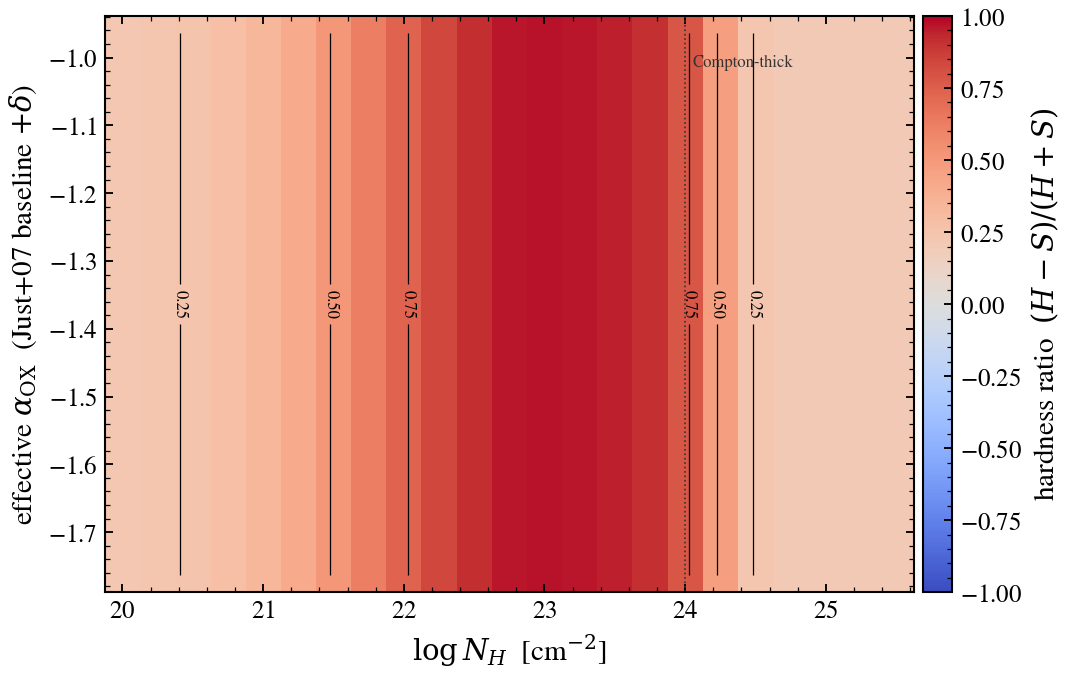

Source code (Python):
"""
Hardness ratio across the alpha_OX vs log N_H plane
====================================================

The CIGALE-faithful obscured-AGN spectral model combines two knobs
that classification surveys often confound: ``delta_alpha_ox``
(offset from the empirical alpha_OX-L_2500 relation, controlling the
intrinsic X-ray-to-UV ratio) and ``log N_H`` (line-of-sight column
density, suppressing soft-band flux through ``zphabs × cabs``). We
compute the hardness ratio HR = (H - S) / (H + S) with S = 0.5-2 keV
and H = 2-10 keV across the joint (delta_alpha_ox, log N_H) plane on
a fixed L_2500 anchor (= L_bol = 1e45 erg/s through the Hopkins+2007
bolometric correction).

The contour pattern surfaces the X-ray classification degeneracy:
an X-ray-quiet unobscured AGN and an X-ray-loud obscured AGN sit on
the same HR locus. The Compton-thick boundary at log N_H = 24 is
marked; above it the soft band is dominated by the scattered floor.

References
----------
- Just et al. 2007, ApJ 665, 1004 (alpha_OX-L_2500).
- Ricci et al. 2017, Nature 549, 488 (X-ray spectral model).
- Yang et al. 2020, MNRAS 491, 740 (X-CIGALE corona).
"""

import os

os.environ["TF_CPP_MIN_LOG_LEVEL"] = "2"  # suppress XLA/PjRt C++ INFO+WARNING logs

import warnings

import jax.numpy as jnp
import matplotlib.pyplot as plt
import numpy as np

from tengri.analysis.plotting import setup_style
from tengri.xray import alpha_ox_from_l2500, xray_agn_corona

setup_style()
warnings.filterwarnings("ignore", message=".*BakedInBackend.*")

wavelength = jnp.logspace(np.log10(0.0124), np.log10(124.0), 384)
wave_keV = 12.398 / np.array(wavelength)
soft_mask = (wave_keV >= 0.5) & (wave_keV <= 2.0)
hard_mask = (wave_keV >= 2.0) & (wave_keV <= 10.0)

L_BOL = 1.0e45
L_2500 = L_BOL / (5.15 * 1.199e15)
ALPHA_OX_J07 = float(alpha_ox_from_l2500(L_2500))

delta_grid = np.linspace(-0.4, 0.4, 17)
log_nh_grid = np.linspace(20.0, 25.5, 23)

hr = np.empty((len(delta_grid), len(log_nh_grid)))
for i, delta in enumerate(delta_grid):
    for j, log_nh in enumerate(log_nh_grid):
        sed = np.asarray(
            xray_agn_corona(
                wavelength,
                l_2500_30deg_erg_hz=L_2500,
                delta_alpha_ox=float(delta),
                log_nh=float(log_nh),
            )
        )
        nu = wave_keV * 1.602e-9 / 6.626e-27  # keV → Hz
        S = float(np.trapezoid(sed[soft_mask][np.argsort(nu[soft_mask])], np.sort(nu[soft_mask])))
        H = float(np.trapezoid(sed[hard_mask][np.argsort(nu[hard_mask])], np.sort(nu[hard_mask])))
        # Use band-luminosity ratio HR (Park+2006 convention)
        hr[i, j] = (H - S) / (H + S)

fig, ax = plt.subplots(figsize=(7.5, 4.8))
alpha_eff = ALPHA_OX_J07 + delta_grid
mesh = ax.pcolormesh(
    log_nh_grid, alpha_eff, hr, shading="auto", cmap="coolwarm", vmin=-1.0, vmax=1.0
)
cs = ax.contour(
    log_nh_grid,
    alpha_eff,
    hr,
    levels=[-0.5, -0.25, 0.0, 0.25, 0.5, 0.75],
    colors="k",
    linewidths=0.6,
)
ax.clabel(cs, fontsize=8, fmt="%.2f")
ax.axvline(24.0, color="0.2", ls=":", lw=0.8)
ax.text(24.05, alpha_eff[-2], "Compton-thick", fontsize=8, color="0.2")
ax.set(
    xlabel=r"$\log N_H$  [cm$^{-2}$]",
    ylabel=r"effective $\alpha_{\rm OX}$  (Just+07 baseline $+\delta$)",
)
cbar = fig.colorbar(mesh, ax=ax, pad=0.01)
cbar.set_label(r"hardness ratio  $(H - S)/(H + S)$")

fig.tight_layout()
plt.savefig("plot_xray_alpha_ox_nh.png", dpi=150, bbox_inches="tight")
